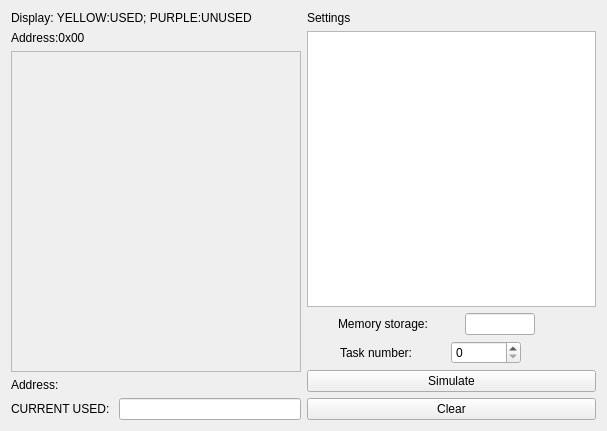
<?xml version="1.0" encoding="UTF-8"?>
<ui version="4.0">
 <class>Widget</class>
 <widget class="QWidget" name="Widget">
  <property name="geometry">
   <rect>
    <x>0</x>
    <y>0</y>
    <width>607</width>
    <height>431</height>
   </rect>
  </property>
  <property name="windowTitle">
   <string>Widget</string>
  </property>
  <layout class="QGridLayout" name="gridLayout">
   <item row="0" column="0">
    <widget class="QLabel" name="label">
     <property name="text">
      <string>Display: YELLOW:USED; PURPLE:UNUSED</string>
     </property>
    </widget>
   </item>
   <item row="0" column="1">
    <widget class="QLabel" name="label_2">
     <property name="text">
      <string>Settings</string>
     </property>
    </widget>
   </item>
   <item row="1" column="0">
    <layout class="QVBoxLayout" name="verticalLayout_4">
     <item>
      <widget class="QLabel" name="label_6">
       <property name="text">
        <string>Address:0x00</string>
       </property>
      </widget>
     </item>
     <item>
      <widget class="QScrollArea" name="scrollArea">
       <property name="widgetResizable">
        <bool>true</bool>
       </property>
       <widget class="QWidget" name="scrollAreaWidgetContents">
        <property name="geometry">
         <rect>
          <x>0</x>
          <y>0</y>
          <width>283</width>
          <height>294</height>
         </rect>
        </property>
       </widget>
      </widget>
     </item>
     <item>
      <layout class="QHBoxLayout" name="horizontalLayout_3">
       <item>
        <widget class="QLabel" name="uplimit">
         <property name="text">
          <string>Address: </string>
         </property>
        </widget>
       </item>
      </layout>
     </item>
     <item>
      <layout class="QHBoxLayout" name="horizontalLayout_4">
       <item>
        <widget class="QLabel" name="label_8">
         <property name="text">
          <string>CURRENT USED: </string>
         </property>
        </widget>
       </item>
       <item>
        <widget class="QLineEdit" name="currentused"/>
       </item>
      </layout>
     </item>
    </layout>
   </item>
   <item row="1" column="1">
    <layout class="QVBoxLayout" name="verticalLayout_3">
     <item>
      <widget class="QTableWidget" name="tableWidget"/>
     </item>
     <item>
      <layout class="QHBoxLayout" name="horizontalLayout_2">
       <item>
        <widget class="QLabel" name="label_4">
         <property name="sizePolicy">
          <sizepolicy hsizetype="Maximum" vsizetype="Preferred">
           <horstretch>0</horstretch>
           <verstretch>0</verstretch>
          </sizepolicy>
         </property>
         <property name="text">
          <string>Memory storage:</string>
         </property>
        </widget>
       </item>
       <item>
        <widget class="QLineEdit" name="memorystorage">
         <property name="sizePolicy">
          <sizepolicy hsizetype="Maximum" vsizetype="Fixed">
           <horstretch>0</horstretch>
           <verstretch>0</verstretch>
          </sizepolicy>
         </property>
         <property name="maximumSize">
          <size>
           <width>70</width>
           <height>70</height>
          </size>
         </property>
        </widget>
       </item>
       <item>
        <spacer name="horizontalSpacer">
         <property name="orientation">
          <enum>Qt::Horizontal</enum>
         </property>
         <property name="sizeType">
          <enum>QSizePolicy::Maximum</enum>
         </property>
         <property name="sizeHint" stdset="0">
          <size>
           <width>30</width>
           <height>20</height>
          </size>
         </property>
        </spacer>
       </item>
      </layout>
     </item>
     <item>
      <layout class="QVBoxLayout" name="verticalLayout_2">
       <item>
        <layout class="QHBoxLayout" name="horizontalLayout">
         <item>
          <widget class="QLabel" name="label_3">
           <property name="sizePolicy">
            <sizepolicy hsizetype="Maximum" vsizetype="Preferred">
             <horstretch>0</horstretch>
             <verstretch>0</verstretch>
            </sizepolicy>
           </property>
           <property name="maximumSize">
            <size>
             <width>16777215</width>
             <height>100</height>
            </size>
           </property>
           <property name="text">
            <string>Task number:</string>
           </property>
          </widget>
         </item>
         <item>
          <widget class="QSpinBox" name="spinBox">
           <property name="sizePolicy">
            <sizepolicy hsizetype="Maximum" vsizetype="Fixed">
             <horstretch>0</horstretch>
             <verstretch>0</verstretch>
            </sizepolicy>
           </property>
           <property name="maximumSize">
            <size>
             <width>70</width>
             <height>16777215</height>
            </size>
           </property>
          </widget>
         </item>
         <item>
          <spacer name="horizontalSpacer_2">
           <property name="orientation">
            <enum>Qt::Horizontal</enum>
           </property>
           <property name="sizeType">
            <enum>QSizePolicy::Maximum</enum>
           </property>
           <property name="sizeHint" stdset="0">
            <size>
             <width>40</width>
             <height>20</height>
            </size>
           </property>
          </spacer>
         </item>
        </layout>
       </item>
       <item>
        <layout class="QVBoxLayout" name="verticalLayout">
         <item>
          <widget class="QPushButton" name="simulate">
           <property name="text">
            <string>Simulate</string>
           </property>
          </widget>
         </item>
         <item>
          <widget class="QPushButton" name="clear">
           <property name="text">
            <string>Clear</string>
           </property>
          </widget>
         </item>
        </layout>
       </item>
      </layout>
     </item>
    </layout>
   </item>
  </layout>
 </widget>
 <layoutdefault spacing="6" margin="11"/>
 <resources/>
 <connections/>
</ui>
